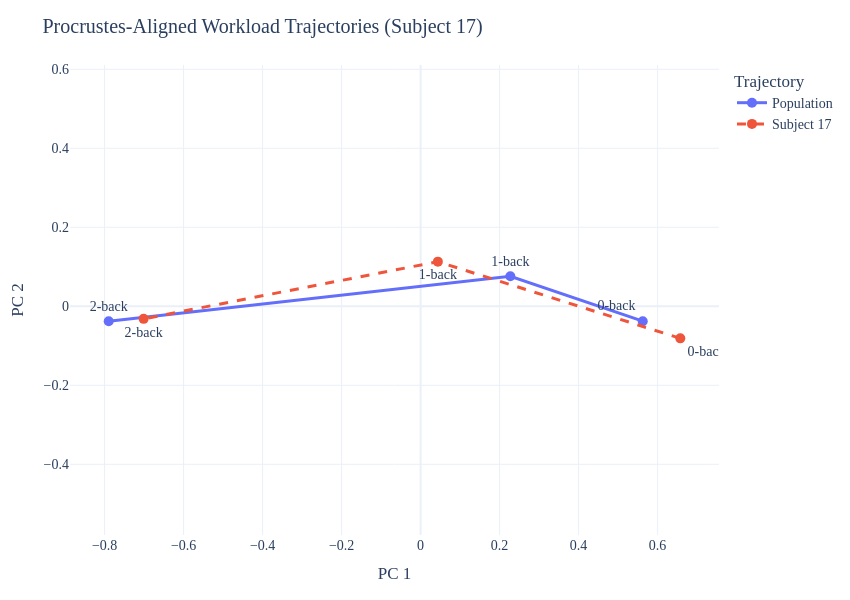

The notebook cell this image was saved under:
### Code cell
# ============================================================
# 11. PROCRUSTES TRAJECTORY SHAPE COMPARISON
# ============================================================

from scipy.spatial import procrustes
from sklearn.decomposition import PCA
import plotly.graph_objects as go
import numpy as np


# ------------------------------------------------------------
# 1. Procrustes alignment in full 64-D latent space
# ------------------------------------------------------------

population_mtx, subject_mtx, disparity = procrustes(
    population_centroids,
    subject_centroids
)

shape_similarity = 1.0 - disparity

print(f"Representative subject: {DEMO_SUBJECT}")
print(f"Procrustes disparity: {disparity:.6f}")
print(f"Shape similarity: {shape_similarity:.6f}")


# ------------------------------------------------------------
# 2. PCA ONLY for 2-D visualization
# ------------------------------------------------------------

combined = np.vstack([
    population_mtx,
    subject_mtx
])

pca = PCA(n_components=2)

combined_2d = pca.fit_transform(combined)

population_2d = combined_2d[:3]
subject_2d = combined_2d[3:]


print(
    f"PCA variance shown: "
    f"{pca.explained_variance_ratio_.sum():.2%}"
)


# ------------------------------------------------------------
# 3. Condition labels
# ------------------------------------------------------------

conditions = [
    "0-back",
    "1-back",
    "2-back"
]


# ------------------------------------------------------------
# 4. Plot
# ------------------------------------------------------------

fig = go.Figure()


# ============================================================
# Population trajectory
# ============================================================

fig.add_trace(
    go.Scatter(
        x=population_2d[:, 0],
        y=population_2d[:, 1],

        mode="lines+markers+text",

        text=conditions,

        # Put population labels above/right of points
        textposition=[
            "top left",
            "top center",
            "top center"
        ],

        name="Population",

        marker=dict(
            size=10
        ),

        line=dict(
            width=3
        ),

        hovertemplate=(
            "Population"
            "<br>%{text}"
            "<br>PC1 = %{x:.3f}"
            "<br>PC2 = %{y:.3f}"
            "<extra></extra>"
        )
    )
)


# ============================================================
# Subject trajectory
# ============================================================

fig.add_trace(
    go.Scatter(
        x=subject_2d[:, 0],
        y=subject_2d[:, 1],

        mode="lines+markers+text",

        text=conditions,

        # Put subject labels below/right of points
        textposition=[
            "bottom right",
            "bottom center",
            "bottom center"
        ],

        name=f"Subject {DEMO_SUBJECT}",

        marker=dict(
            size=10
        ),

        line=dict(
            width=3,
            dash="dash"
        ),

        hovertemplate=(
            f"Subject {DEMO_SUBJECT}"
            "<br>%{text}"
            "<br>PC1 = %{x:.3f}"
            "<br>PC2 = %{y:.3f}"
            "<extra></extra>"
        )
    )
)


# ============================================================
# Layout
# ============================================================

fig.update_layout(
    template="plotly_white",

    width=850,
    height=600,

    margin=dict(
        l=70,
        r=30,
        t=65,
        b=65
    ),

    font=dict(
        family="Times New Roman",
        size=14
    ),

    title=(
        f"Procrustes-Aligned Workload Trajectories "
        f"(Subject {DEMO_SUBJECT})"
    ),

    xaxis_title="PC 1",
    yaxis_title="PC 2",

    legend=dict(
        title="Trajectory"
    )
)


# Preserve geometric aspect ratio
fig.update_yaxes(
    scaleanchor="x",
    scaleratio=1
)


fig.show()


# ============================================================
# Export
# ============================================================

fig.write_html(
    "fig_procrustes_subject17.html"
)

try:

    fig.write_image(
        "fig_procrustes_subject17.pdf",
        width=850,
        height=600,
        scale=2
    )

    fig.write_image(
        "fig_procrustes_subject17.png",
        width=1700,
        height=1200,
        scale=1
    )

    print("\nSaved Procrustes figure.")

except Exception as e:

    print(f"\nExport failed: {e}")
    print("If required: pip install -U kaleido")

### Figure 1 — Plotly figure (JSON) as saved in the notebook; plotly's stock layout.template omitted (floating-point values rounded to 4 significant figures)
{"data": [{"hovertemplate": "Population<br>%{text}<br>PC1 = %{x:.3f}<br>PC2 = %{y:.3f}<extra></extra>", "line": {"width": 3}, "marker": {"size": 10}, "mode": "lines+markers+text", "name": "Population", "text": ["0-back", "1-back", "2-back"], "textposition": ["top left", "top center", "top center"], "type": "scatter", "x": [0.5624, 0.2272, -0.7896], "y": [-0.03776, 0.07584, -0.03808]}, {"hovertemplate": "Subject 17<br>%{text}<br>PC1 = %{x:.3f}<br>PC2 = %{y:.3f}<extra></extra>", "line": {"dash": "dash", "width": 3}, "marker": {"size": 10}, "mode": "lines+markers+text", "name": "Subject 17", "text": ["0-back", "1-back", "2-back"], "textposition": ["bottom right", "bottom center", "bottom center"], "type": "scatter", "x": [0.6575, 0.04372, -0.7012], "y": [-0.08114, 0.113, -0.03185]}], "layout": {"font": {"family": "Times New Roman", "size": 14}, "height": 600, "legend": {"title": {"text": "Trajectory"}}, "margin": {"b": 65, "l": 70, "r": 30, "t": 65}, "title": {"text": "Procrustes-Aligned Workload Trajectories (Subject 17)"}, "width": 850, "xaxis": {"title": {"text": "PC 1"}}, "yaxis": {"scaleanchor": "x", "scaleratio": 1, "title": {"text": "PC 2"}}}}
